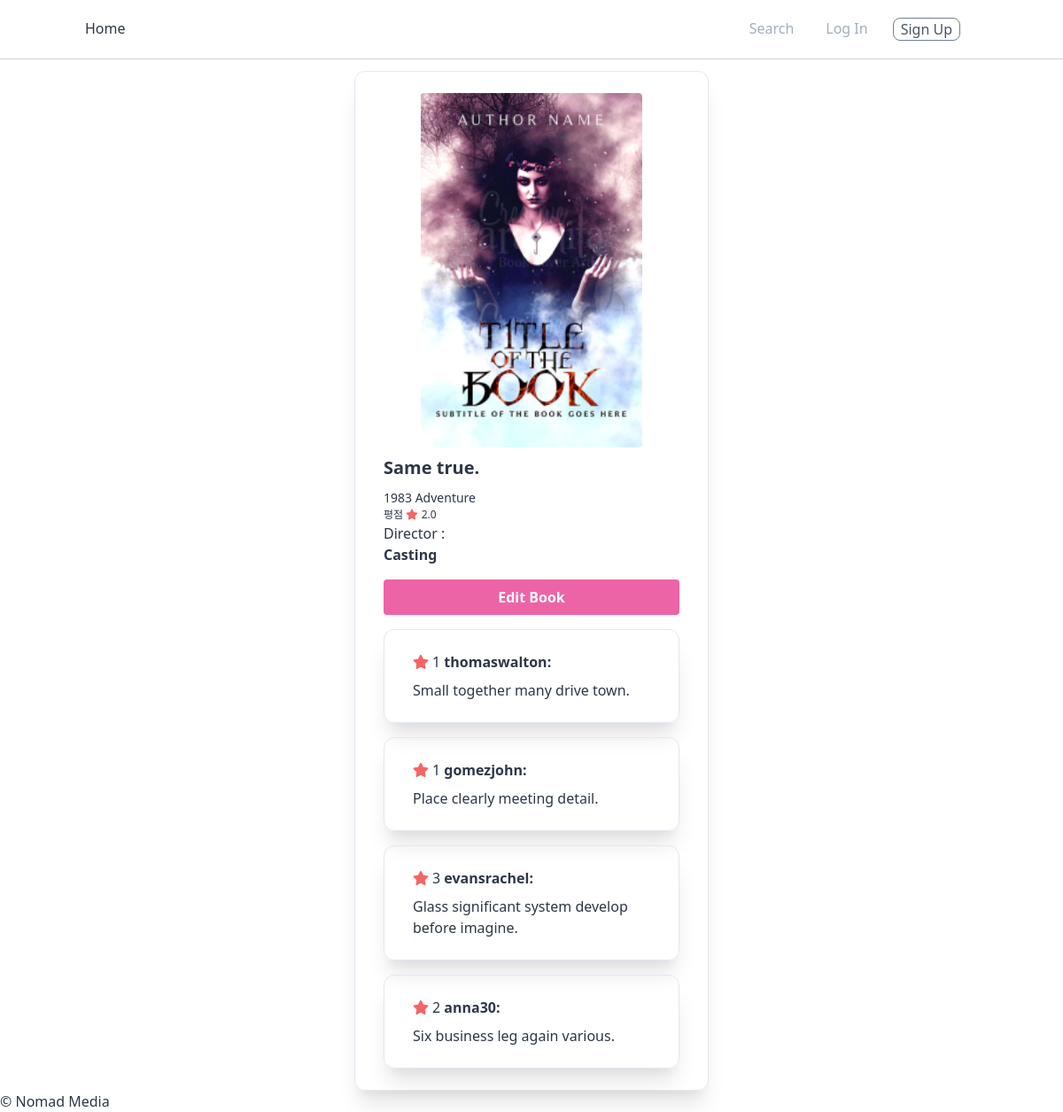
Screenshot of /books/88 with the database file from the repository.
### books/models.py (models this page shows, shortened)
class Book(CoreModel):
  title = models.CharField(max_length=120)
  year = models.IntegerField()
  cover_image = models.ImageField(null=True, blank=True)
  rating = models.FloatField()
  category = models.ForeignKey(
      "categories.Category", on_delete=models.CASCADE, related_name="books")
  writer = models.ForeignKey(
        "people.Person", on_delete=models.CASCADE, related_name="books")
  class Meta:
    ordering = ["-created_at"]
  def get_reviews(self):
    return self.reviews.all()

### categories/models.py (models this page shows)
class Category(CoreModel):
  KIND_BOOK = "book"
  KIND_MOVIE = "movie"
  KIND_BOTH = "both"
  KIND_CHOICES = (
    (KIND_BOOK, "Book"),
    (KIND_MOVIE, "Movie"),
    (KIND_BOTH, "Both"),
  )
  name = models.CharField(max_length=15)
  kind = models.CharField(max_length=10, choices=KIND_CHOICES)
  def __str__(self):
    return self.name
  class Meta:
    verbose_name_plural = "Categories"

### reviews/models.py (models this page shows, shortened)
class Review(CoreModel):
  created_by = models.ForeignKey("users.User", on_delete=models.CASCADE, related_name="reviews")
  text = models.TextField()
  movie = models.ForeignKey("movies.Movie", on_delete=models.CASCADE, related_name="reviews", null=True, blank=True)
  book = models.ForeignKey("books.Book", on_delete=models.CASCADE, related_name="reviews", null=True, blank=True)
  rating = models.IntegerField()
  class Meta:
    ordering = ["-created_at"]

### users/models.py (models this page shows, shortened)
class User(AbstractUser):
    PREF_BOOKS = "books"
    PREF_MOVIES = "movies"
    PREF_CHOICES = ((PREF_BOOKS, "Books"), (PREF_MOVIES, "Movies"))
    LANG_EN = "english"
    LANG_KR = "korean"
    LANG_CHOICES = (
      (LANG_EN, "English"),
      (LANG_KR, "Korean")
    )
    bio = models.TextField()
    preference = models.CharField(
        max_length=20, choices=PREF_CHOICES, default=PREF_MOVIES)
    language = models.CharField(
        max_length=20, choices=LANG_CHOICES, default=LANG_EN)
    fav_book_cat = models.ForeignKey("categories.Category", on_delete=models.SET_NULL, null=True, related_name="book_users")
    fav_movie_cat = models.ForeignKey("categories.Category", on_delete=models.SET_NULL, null=True, related_name="movie_users")
    def __str__(self):
      return self.username

### books/views.py (the view)
# urls.py: path("<int:pk>", BookDetail.as_view(), name="book"),
class BookDetail(DetailView):
  model = Book
  context_object_name = 'book'
  def get_context_data(self, **kwargs):
    form = review_form
    try:
      user_reviews = self.request.user.reviews.all()
      user_reviews = [review.book for review in user_reviews]
    except:
      user_reviews = []
    reviewed = False
    context = super().get_context_data(**kwargs)
    book = context['book']
    if book in user_reviews:
      reviewed = True
    context['form']= form
    context['reviewed'] = reviewed
    return context

### templates/books/book_detail.html (shortened to what this page needs)
{% extends "base.html" %}
{% block content %}
  <div class="flex justify-center">
    <div class="container-md mx-auto w-1/3 flex flex-col border rounded-xl shadow-xl px-8 py-6 mt-4">
      <img src="{{book.cover_image.url}}" class="w-3/4 rounded place-self-center	" alt="">
      <span class="text-xl font-bold my-2">{{book.title}}</span>
      <span class="text-sm mr-1" >{{book.year}} {{book.category}}</span>
      <span class="text-xs mr-1"> 평점 <i class="fas fa-star text-red-500 text-xs mr-1"></i>{{book.rating}}</span>
      <div>
        <div>Director : {{book.director}}</div>
        <div>
          <span class="font-bold">Casting</span>
        </div>
      </div>
      <div class="bg-pink-500 hover:bg-pink-700 text-white font-bold rounded w-full mt-4 py-2 px-4 flex justify-center ">
        <a class="mx-auto " href="{% url 'books:update' book.pk %}">Edit Book</a>
      </div>
  {%for review in book.get_reviews%}
<div class="border rounded-xl shadow-xl px-8 py-6 mt-4">
  <span><i class="mr-1 fas fa-star fa-s text-red-500"></i>{{review.rating}}</span>
  <span class="font-semibold">{{review.created_by}}:</span>
  <p class="mt-2">{{review.text}}</p>
</div>
  {%endfor%}
</div>
</div>
{% endblock content %}

### rows the page displays
Book: cover_image (picture), title "Same true.", year "1983", category "Adventure", rating "2.0"
Review: rating "1", created_by "thomaswalton", text "Small together many drive town."
Review: rating "1", created_by "gomezjohn", text "Place clearly meeting detail."
Review: rating "3", created_by "evansrachel", text "Glass significant system develop before imagine."
Review: rating "2", created_by "anna30", text "Six business leg again various."
